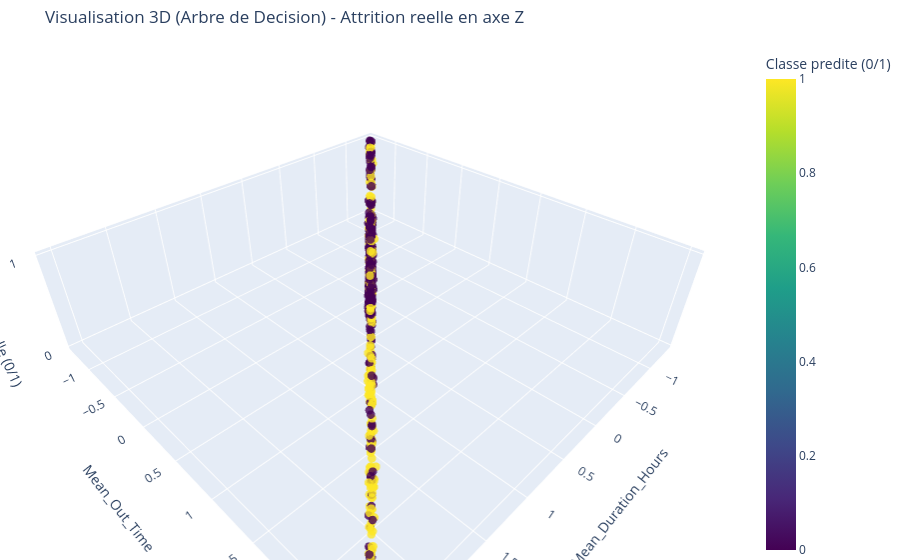

The notebook cell saved with this chart:
### Code cell
# Brique 13 - Visualisation 3D Plotly avec attrition en axe Z (Arbre)

# Définition des variables pour la visualisation 3D en prenant les 2 variables numériques les plus corrélées à la cible si disponibles
try:
    available_xy_features = list(top_corr_vars[:2])
except NameError:
    # Solution de repli si top_corr_vars n'est pas défini
    numeric_cols = X_valid.select_dtypes(include=['int64', 'float64', 'int32']).columns.tolist()
    available_xy_features = numeric_cols[:2] if len(numeric_cols) >= 2 else []

if len(available_xy_features) < 2:
    print('\nVisualisation 3D non generee: moins de 2 variables numeriques disponibles pour X et Y.')
else:
    import plotly.graph_objects as go
    
    viz_df = X_valid[available_xy_features].copy()
    viz_df['Attrition_Reelle'] = y_valid.values.astype(int)
    viz_df['Prediction_Classe'] = y_pred_dt.astype(int)
    viz_df['Prediction_Proba'] = y_pred_proba_dt

    hover_text = [
        f"Attrition reelle: {int(a)}<br>Prediction classe: {int(pc)}<br>Probabilite (Classe 1): {p:.3f}"
        for a, pc, p in zip(
            viz_df['Attrition_Reelle'],
            viz_df['Prediction_Classe'],
            viz_df['Prediction_Proba']
        )
    ]

    fig = go.Figure(
        data=[
            go.Scatter3d(
                x=viz_df[available_xy_features[0]],
                y=viz_df[available_xy_features[1]],
                z=viz_df['Attrition_Reelle'],
                mode='markers',
                marker=dict(
                    size=5,
                    color=viz_df['Prediction_Classe'],
                    colorscale='Viridis',
                    cmin=0,
                    cmax=1,
                    opacity=0.8,
                    colorbar=dict(title='Classe predite (0/1)')
                ),
                text=hover_text,
                hovertemplate='%{text}<extra></extra>'
            )
        ]
    )

    fig.update_layout(
        title='Visualisation 3D (Arbre de Decision) - Attrition reelle en axe Z',
        scene=dict(
            xaxis_title=available_xy_features[0],
            yaxis_title=available_xy_features[1],
            zaxis_title='Attrition reelle (0/1)',
            zaxis=dict(tickmode='array', tickvals=[0, 1])
        ),
        margin=dict(l=0, r=0, b=0, t=45)
    )

    fig.show()

### Figure 1 — Plotly figure (JSON) as saved in the notebook; plotly's stock layout.template omitted (floating-point values rounded to 4 significant figures; data arrays with more than 128 entries replaced by an {"elided": "..."} marker saying what was removed)
{"data": [{"hovertemplate": "%{text}<extra></extra>", "marker": {"cmax": 1, "cmin": 0, "color": {"elided": "882 int values"}, "colorbar": {"title": {"text": "Classe predite (0/1)"}}, "colorscale": [[0, "#440154"], [0.1111, "#482878"], [0.2222, "#3e4989"], [0.3333, "#31688e"], [0.4444, "#26828e"], [0.5556, "#1f9e89"], [0.6667, "#35b779"], [0.7778, "#6ece58"], [0.8889, "#b5de2b"], [1, "#fde725"]], "opacity": 0.8, "size": 5}, "mode": "markers", "text": {"elided": "882 str values"}, "type": "scatter3d", "x": {"elided": "882 float values"}, "y": {"elided": "882 float values"}, "z": {"elided": "882 int values"}}], "layout": {"margin": {"b": 0, "l": 0, "r": 0, "t": 45}, "scene": {"xaxis": {"title": {"text": "Mean_Duration_Hours"}}, "yaxis": {"title": {"text": "Mean_Out_Time"}}, "zaxis": {"tickmode": "array", "tickvals": [0, 1], "title": {"text": "Attrition reelle (0/1)"}}}, "title": {"text": "Visualisation 3D (Arbre de Decision) - Attrition reelle en axe Z"}}}
